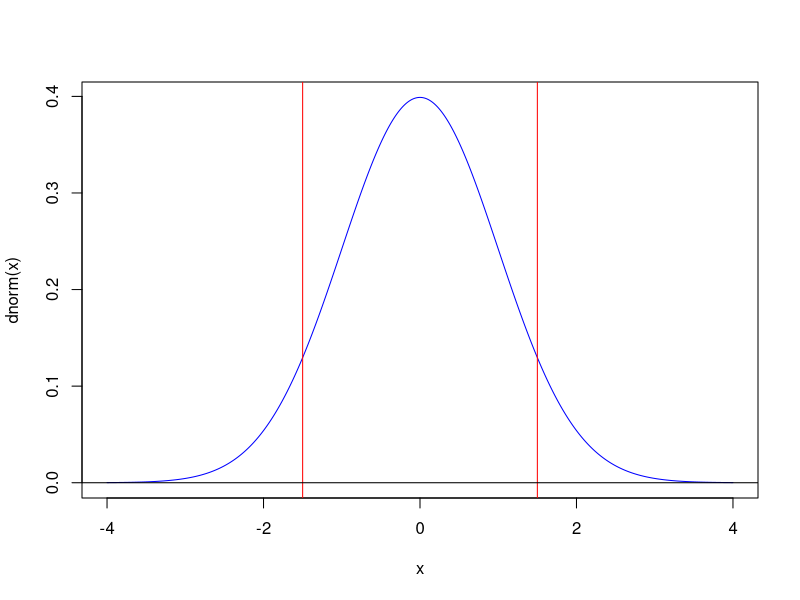
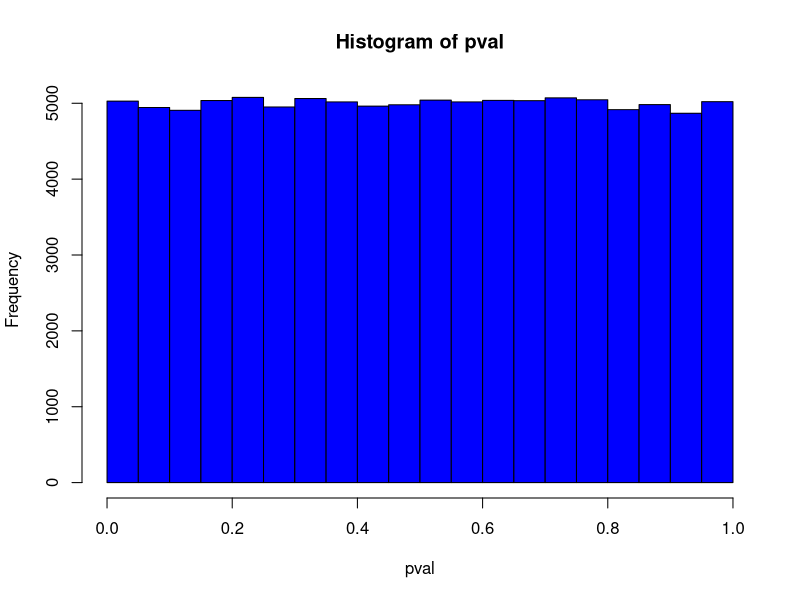
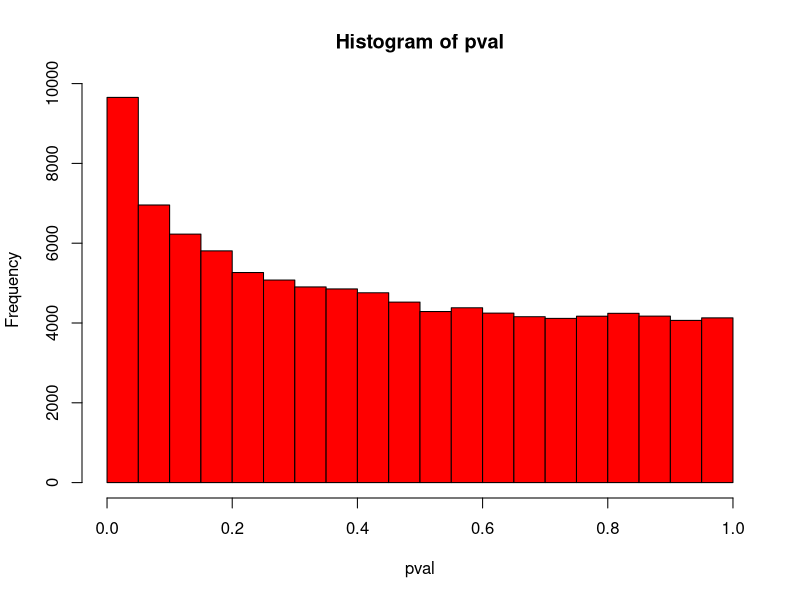
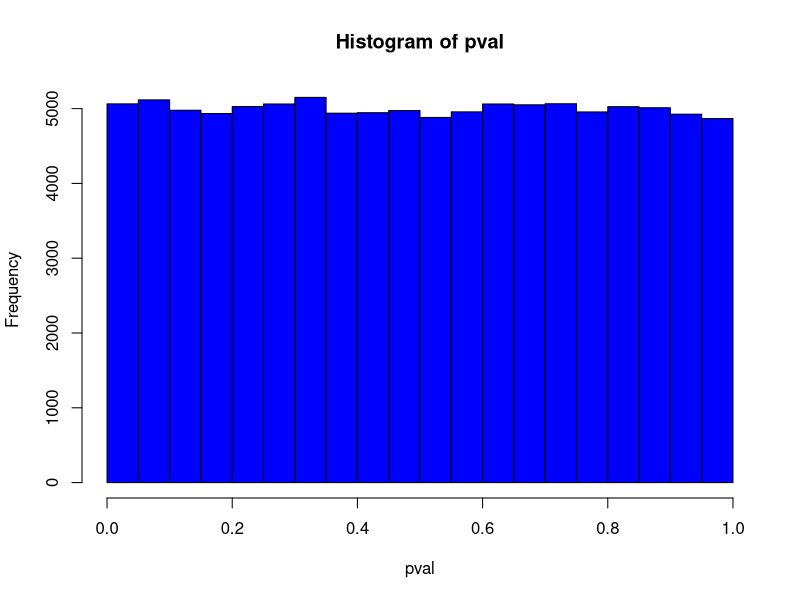
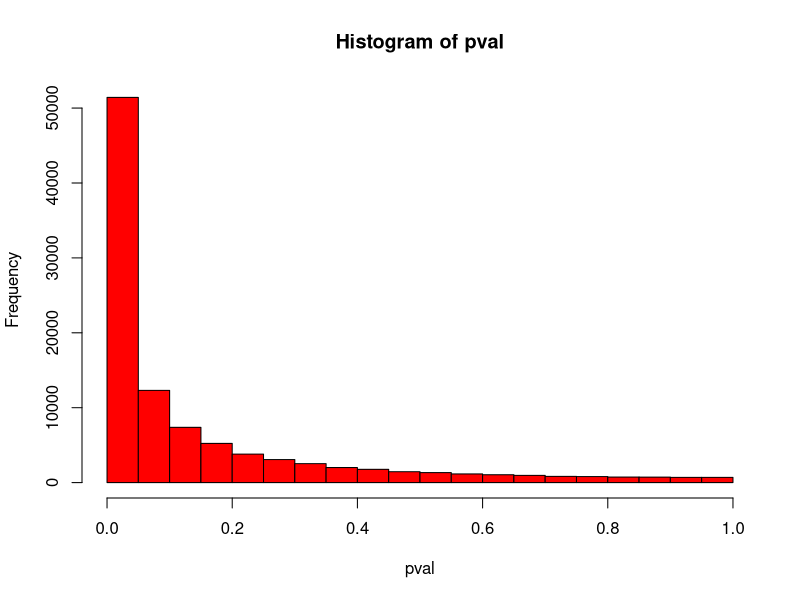
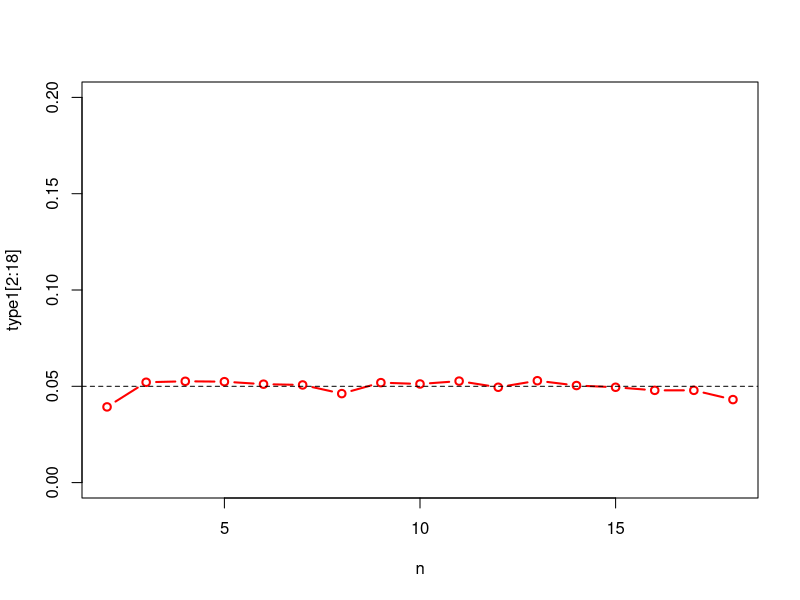

These figures' R source, in order: (Note: a time limit stopped this script after it produced the figures.)
## ---- chunk 1
x <- seq(-4, 4, by=0.01)
plot(x, dnorm(x), type="l", col="blue")
abline(v=c(-1.5, 1.5), col="red")
abline(h=0, lty=1, col="black")

## ---- chunk 2
## simulate some bottles 
Y <- rnorm(10, mean=101, sd=2)
Y.scaled <- Y/2
mu0 <- 100/2

## probability of a value so far from 0 under H0
p.val <- 2*pnorm(abs(mean(Y)-mu0), 
                 sd= 1/sqrt(10), lower.tail=FALSE)

## ---- chunk 3
n.test <- function(Y.sc, mean.H0=0){
  min(1, 2*pnorm(abs(mean(Y.sc-mean.H0)), 
                 sd= 1/sqrt(length(Y.sc)), 
                 lower.tail=FALSE) )
}

one.simu <- function(n, mean){
  ## no-need to scale here (sd=1)
  Y <- rnorm(n, mean=mean, sd=1) 
  return( n.test(Y, 0) )
}
## ---- chunk 4
pval <- replicate(10^5, one.simu(10, 0))
hist(pval, col="blue")
## ---- chunk 5
pval <- replicate(10^5, one.simu(10, 0.2))
hist(pval, col="red")
## ---- chunk 6
mean(pval <= 0.05)

mean(pval <= 0.01)
## ---- chunk 7
pval <- replicate(10^5, one.simu(100, 0))
hist(pval, col="blue")
## ---- chunk 8
pval <- replicate(10^5, one.simu(100, 0.2))
hist(pval, col="red")
## ---- chunk 9
mean(pval <= 0.05)

mean(pval <= 0.01)
## ---- chunk 10
Y <- runif(10, min=0, max=1)
t.test(Y)$p.value
## ---- chunk 11
Y1 <- rnorm(10, sd=2)
Y2 <- rnorm(8, sd=2)

t.test(Y1, Y2, var.equal = TRUE)$p.value

## ---- chunk 12
one.simu <- function(n=10, N=20, diff=0){
  Y1 <- runif(n, min=0, max=1)
  Y2 <- runif(N-n, min=0, max=1)+diff
  t.test(Y1, Y2, var.equal = TRUE)$p.value
}
## ---- chunk 13
type1 <- numeric(19)
for(n in 2:18){
  type1[n] <- mean( replicate(10^4, 
                    one.simu(n=n)) <= 0.05)
}
## ---- chunk 14
plot(2:18, type1[2:18], ylim=c(0, 0.2), type="b", xlab="n", col="red", lwd=2)
abline(h=0.05, lty=2)
## ---- chunk 15
puis <- numeric(19)
for(n in 2:18){
  puis[n] <- mean( replicate(10^4, 
                    one.simu(n=n, diff=0.5)) <= 0.05)
}
## ---- chunk 16
plot(2:18, puis[2:18], type="b", col="red", lwd=2)

## ---- chunk 17
Y1 <- runif(10)
Y2 <- runif(12)

wilcox.test(Y1, Y2)$p.value
t.test(Y1, Y2, var.equal=FALSE)$p.value
t.test(Y1, Y2, var.equal=TRUE)$p.value

## ---- chunk 18
one.simu <- function(n1, n2, diff){
  Y1 <- runif(n1, min=0, max=1)
  Y2 <- runif(n2, min=0, max=1)+diff
  p1 <- wilcox.test(Y1, Y2)$p.value
  p2 <- t.test(Y1, Y2, var.equal = TRUE)$p.value
  p3 <- t.test(Y1, Y2, var.equal = TRUE)$p.value
  return(c(p1, p2, p3))
}
## ---- chunk 19
res <- replicate(10^4, one.simu(10, 10, 0))
## ---- chunk 20
par(mfrow=c(2, 2))
hist(res[1, ], col="blue")
hist(res[2, ], col="red")
hist(res[3, ], col="green")
## ---- chunk 21
prob <- seq(0, 1, by=0.001)
plot(quantile(res[1, ], prob=prob), prob, type="l", col="blue", lwd=2)
lines(quantile(res[2, ], prob=prob), prob, type="l", col="red", lwd=2, lty=2)
lines(quantile(res[2, ], prob=prob), prob, type="l", col="green", lwd=2, lty=3)
## ---- chunk 22
res <- replicate(10^4, one.simu(10, 10, 0.5))
rownames(res) <- c("Wil", "T.E", "T.I")
## for alpha at 0.05
rowMeans(res <=0.05)

## for alpha at 0.01
rowMeans(res <=0.01)
